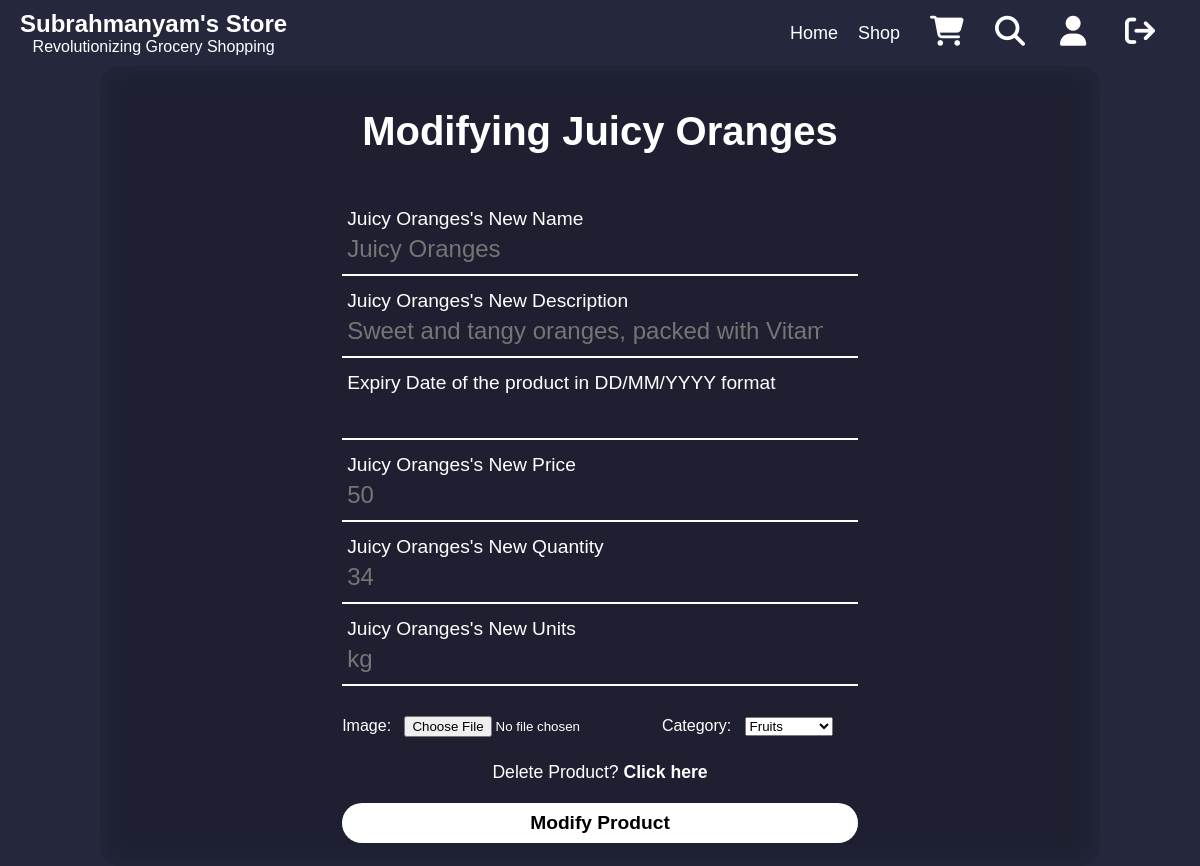
Screenshot of /edit_product/1 with the database file from the repository.
### tables this page shows
CREATE TABLE items(
           iid int UNIQUE NOT NULL ,
           Name text NOT NULL,           
           price int NOT NULL,
           barcode text UNIQUE NOT NULL,
           description text NOT NULL,
           qty int NOT NULL,
           units text NOT NULL,
           c_id int NOT NULL,         
           i_id int,
           tags text NOT NULL,     
           exp_date text,           
           PRIMARY KEY (iid),
           FOREIGN KEY (i_id) REFERENCES Images(i_id),
           FOREIGN KEY (c_id) REFERENCES category(c_id)            
                   );

### app_contents/routes_manager.py (the view, shortened to what this page needs)
@app.route('/edit_product/<id>', methods=['POST','GET'])
def edit_product(id):
     category=getfromdb_as_dict('*','category','c_id')
     category1={}
     for ele in category:
          category1[ele['c_id']]=ele['category_name']
     p=getfromdbwhere_as_dict('*','items','iid',f'iid={id}')[0]
     return render_template('edit_product.html',product=p,cat_list=category1)

### app_contents/functions.py (called while the page is built)
def getfromdb_as_dict(columns, table, id):
    p_db = path.join(getcwd(), 'database.db')
    con = sqlite3.connect(p_db, check_same_thread=False)
    c = con.cursor()
    c.execute(f'SELECT {columns} FROM {table} ORDER BY {id} ASC')
    results = c.fetchall()
    column_names = [description[0] for description in c.description]
    result_dicts = []
    for row in results:
        result_dict = {column_names[i]: row[i] for i in range(len(column_names))}
        result_dicts.append(result_dict)
    con.close()
    return result_dicts

def getfromdbwhere_as_dict(columns, table, id, where):
    p_db = path.join(getcwd(), 'database.db')
    con = sqlite3.connect(p_db, check_same_thread=False)
    c = con.cursor()
    c.execute(f'SELECT {columns} FROM {table} WHERE {where} ORDER BY {id} ASC')
    results = c.fetchall()
    column_names = [description[0] for description in c.description]
    result_dicts = []
    for row in results:
        result_dict = {column_names[i]: row[i] for i in range(len(column_names))}
        result_dicts.append(result_dict)
    con.close()
    return result_dicts

### app_contents/templates/edit_product.html (shortened to what this page needs)
{% extends 'base.html' %}
{% block head %}
<link rel= "stylesheet" type= "text/css" href= "{{ url_for('static',filename='styles/register.css') }}">
{% endblock %}
{% block content %}
<section1>
  <div class="registration-box">
    <div class="form-value">
      <form method="post" enctype="multipart/form-data">
        <h2>Modifying {{product.Name}} </h2>
        <div class="inputbox">
          <input type="text" name="name"  value="{{ request.form['name'] }}" placeholder="{{product.Name}}">
          <label>{{product.Name}}'s New Name</label>
        </div>
        <div class="inputbox">
          <input type="text" name="description"  value="{{ request.form['description'] }}" placeholder="{{product.description}}">
          <label>{{product.Name}}'s New Description  </label>
        </div>
        <div class="inputbox">
          <input type="text" name="exp_date" value="{{ request.form['exp_date'] }}">
          <label> Expiry Date of the product in DD/MM/YYYY format</label>
        </div>
        <div class="inputbox">
          <input type="text" name="price"  value="{{ request.form['price'] }}" placeholder="{{product.price}}">
          <label>{{product.Name}}'s New Price</label>
        </div>
        <div class="inputbox">
          <input type="text" name="qty" value="{{ request.form['qty'] }}" placeholder="{{product.qty}}">
          <label>{{product.Name}}'s New Quantity</label>
        </div>
        <div class="inputbox">
          <input type="text" name="units" value="{{ request.form['units'] }}" placeholder="{{product.units}}">
          <label>{{product.Name}}'s New Units</label>
        </div>
        <div class="form-value">
          <label class="upload"> Image: &nbsp </label>
        <input type="file" id="image" name="image" class="upload" >
          <label class="upload"> Category: &nbsp </label>
          <select id="c_id" name="c_id" value="{{ request.form['c_id'] }}" class="upload2 text-right">
            {% for key,item in cat_list.items() %}
            <option value="{{ key }}">{{ item }}</option>
            {% endfor %}
          </select>
        </div>
        <div class="register">
          <p>Delete Product? <a href="{{ url_for('delete_prod', id=product.iid)}}">Click here</a></p>
        </div>
        <button type="submit">Modify Product</button>
      </form>
        </div>
        </div>
        </section1>
{% endblock %}

### app_contents/static/styles/register.css (style rules this page uses)
* { margin: 0; padding: 0; font-family: "Trebuchet MS", "Lucida Sans Unicode", "Lucida Grande", "Lucida Sans", Arial, sans-serif; }
section1 { display: flex; justify-content: center; align-items: center; min-height: 100vh; width: 100%; max-height: 100%; background-color:#25283D ; background-position: center; background-size: cover; }
.registration-box { position: relative; width: 1000px; height: 800px; max-height:90%; background: transparent; border: none; border-radius: 20px; backdrop-filter: blur(15px) brightness(80%); display: flex; justify-content: center; align-items: center; }
h2 { font-size: 2.5em; color: #fff; padding: 20px 20px 40px 20px; text-align: center; }
.inputbox { position: relative; margin: 30px 0; width: 100%; border-bottom: 2px solid #fff; }
.inputbox label { position: absolute; top: 50%; left: 5px; transform: translateY(-50%); color: #fff; font-size: 1.2em; pointer-events: none; transition: 0.5s; }
input:focus ~ label, input:valid ~ label { top: -5px; }
.inputbox input { width: 100%; height: 50px; background: transparent; border: none; outline: none; font-size: 1.5em; padding: 0 35px 0 5px; color: #fff; }
button { width: 100%; height: 40px; border-radius: 40px; background-color: #fff; border: none; outline: none; cursor: pointer; font-size: 1.2em; font-weight: 600; display: block; }
.register { font-size: 1.1em; color: #fff; text-align: center; margin: 25px 0 10px; padding: 0 0 10px 0px; }
.register p a { text-decoration: none; color: #fff; font-weight: 600; }
.upload { color:white; }

### app_contents/static/styles/common.css (style rules this page uses)
* { box-sizing: border-box; }
body { background: #25283D; font-family: 'Hind', sans-serif; margin: 0; padding: 0; }
body { margin: 0; padding: 0; }

### rows the page displays
items: Name "Juicy Oranges", name "Juicy Oranges", description "Sweet and tangy oranges, packed with Vitamin C", price "50", qty "34", units "kg"

### other values shown
form field c_id "Fruits"
